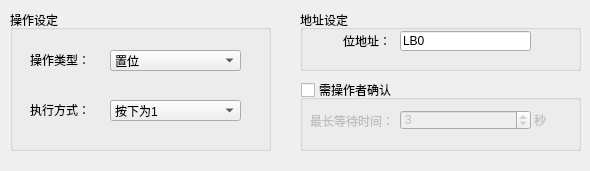
<?xml version="1.0" encoding="UTF-8"?>
<ui version="4.0">
 <class>BitWidget</class>
 <widget class="QWidget" name="BitWidget">
  <property name="geometry">
   <rect>
    <x>0</x>
    <y>0</y>
    <width>590</width>
    <height>171</height>
   </rect>
  </property>
  <property name="windowTitle">
   <string>Form</string>
  </property>
  <widget class="QGroupBox" name="groupBox_addr">
   <property name="geometry">
    <rect>
     <x>300</x>
     <y>10</y>
     <width>281</width>
     <height>61</height>
    </rect>
   </property>
   <property name="sizePolicy">
    <sizepolicy hsizetype="Minimum" vsizetype="Preferred">
     <horstretch>0</horstretch>
     <verstretch>0</verstretch>
    </sizepolicy>
   </property>
   <property name="title">
    <string>地址设定</string>
   </property>
   <property name="flat">
    <bool>false</bool>
   </property>
   <widget class="QLineEdit" name="edit_operatingAddr">
    <property name="geometry">
     <rect>
      <x>100</x>
      <y>21</y>
      <width>131</width>
      <height>20</height>
     </rect>
    </property>
    <property name="text">
     <string>LB0</string>
    </property>
   </widget>
   <widget class="QLabel" name="label">
    <property name="geometry">
     <rect>
      <x>10</x>
      <y>21</y>
      <width>81</width>
      <height>20</height>
     </rect>
    </property>
    <property name="text">
     <string>位地址：</string>
    </property>
    <property name="alignment">
     <set>Qt::AlignRight|Qt::AlignTrailing|Qt::AlignVCenter</set>
    </property>
   </widget>
   <widget class="QPushButton" name="btn_bitAddr">
    <property name="geometry">
     <rect>
      <x>233</x>
      <y>20</y>
      <width>16</width>
      <height>21</height>
     </rect>
    </property>
    <property name="text">
     <string/>
    </property>
    <property name="icon">
     <iconset resource="../../../resourse.qrc">
      <normaloff>:/addressintput/images/address.bmp</normaloff>:/addressintput/images/address.bmp</iconset>
    </property>
    <property name="flat">
     <bool>true</bool>
    </property>
   </widget>
  </widget>
  <widget class="QGroupBox" name="groupBox_touch">
   <property name="geometry">
    <rect>
     <x>10</x>
     <y>10</y>
     <width>261</width>
     <height>141</height>
    </rect>
   </property>
   <property name="title">
    <string>操作设定</string>
   </property>
   <widget class="QComboBox" name="comboBox_operateType">
    <property name="geometry">
     <rect>
      <x>100</x>
      <y>40</y>
      <width>131</width>
      <height>21</height>
     </rect>
    </property>
    <item>
     <property name="text">
      <string>置位</string>
     </property>
    </item>
    <item>
     <property name="text">
      <string>复位</string>
     </property>
    </item>
    <item>
     <property name="text">
      <string>交替</string>
     </property>
    </item>
    <item>
     <property name="text">
      <string>点动</string>
     </property>
    </item>
   </widget>
   <widget class="QComboBox" name="comboBox_executeType">
    <property name="enabled">
     <bool>true</bool>
    </property>
    <property name="geometry">
     <rect>
      <x>100</x>
      <y>90</y>
      <width>131</width>
      <height>21</height>
     </rect>
    </property>
    <item>
     <property name="text">
      <string>按下为1</string>
     </property>
    </item>
    <item>
     <property name="text">
      <string>按下为0</string>
     </property>
    </item>
   </widget>
   <widget class="QLabel" name="label_2">
    <property name="geometry">
     <rect>
      <x>20</x>
      <y>40</y>
      <width>71</width>
      <height>20</height>
     </rect>
    </property>
    <property name="text">
     <string>操作类型：</string>
    </property>
   </widget>
   <widget class="QLabel" name="label_3">
    <property name="enabled">
     <bool>true</bool>
    </property>
    <property name="geometry">
     <rect>
      <x>20</x>
      <y>90</y>
      <width>71</width>
      <height>20</height>
     </rect>
    </property>
    <property name="text">
     <string>执行方式：</string>
    </property>
   </widget>
  </widget>
  <widget class="QGroupBox" name="groupBox">
   <property name="geometry">
    <rect>
     <x>300</x>
     <y>80</y>
     <width>281</width>
     <height>71</height>
    </rect>
   </property>
   <property name="title">
    <string>需操作者确认</string>
   </property>
   <property name="checkable">
    <bool>true</bool>
   </property>
   <property name="checked">
    <bool>false</bool>
   </property>
   <widget class="QLabel" name="label_4">
    <property name="geometry">
     <rect>
      <x>10</x>
      <y>30</y>
      <width>84</width>
      <height>21</height>
     </rect>
    </property>
    <property name="text">
     <string>最长等待时间：</string>
    </property>
   </widget>
   <widget class="QSpinBox" name="spinBox">
    <property name="geometry">
     <rect>
      <x>100</x>
      <y>30</y>
      <width>131</width>
      <height>20</height>
     </rect>
    </property>
    <property name="minimum">
     <number>1</number>
    </property>
    <property name="maximum">
     <number>60</number>
    </property>
    <property name="value">
     <number>3</number>
    </property>
   </widget>
   <widget class="QLabel" name="label_5">
    <property name="geometry">
     <rect>
      <x>234</x>
      <y>32</y>
      <width>16</width>
      <height>16</height>
     </rect>
    </property>
    <property name="text">
     <string>秒</string>
    </property>
   </widget>
  </widget>
 </widget>
 <resources>
  <include location="../../../resourse.qrc"/>
 </resources>
 <connections/>
</ui>
